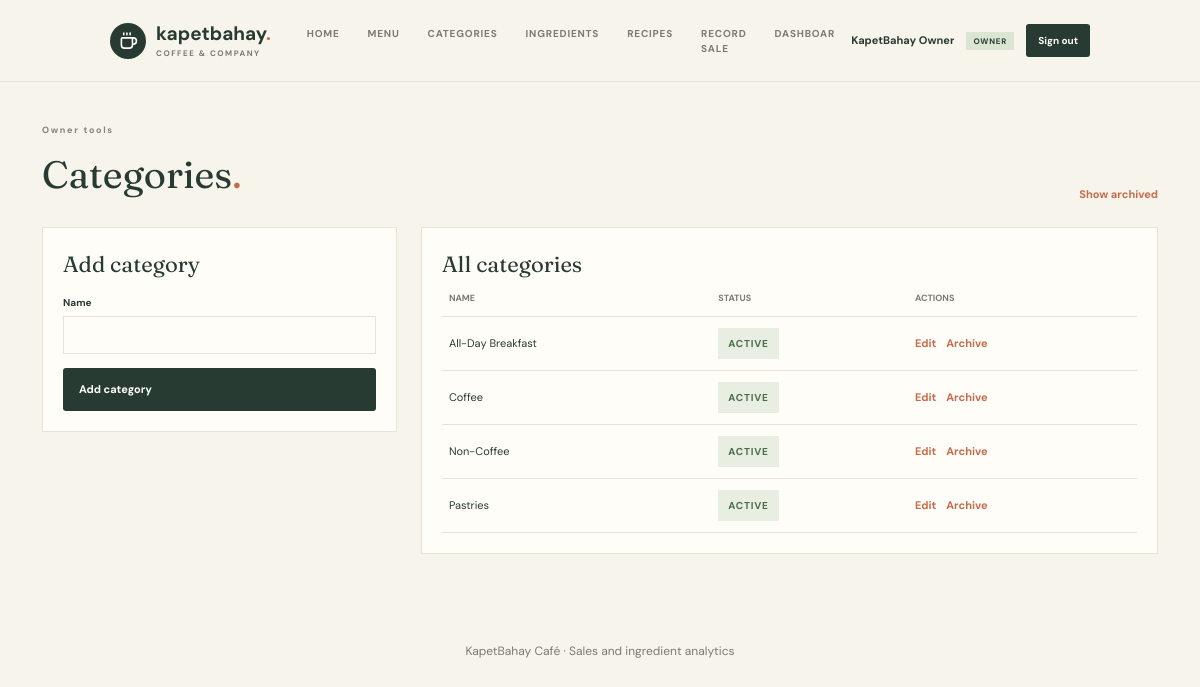
The page /owner/categories.php (signed in) on the database its author committed.
### tables this page shows
CREATE TABLE categories (
    id INT UNSIGNED AUTO_INCREMENT PRIMARY KEY,
    name VARCHAR(100) NOT NULL,
    is_archived TINYINT(1) NOT NULL DEFAULT 0,
    INDEX idx_categories_archived (is_archived)
);

### includes/helpers.php (called while the page is built, shortened)
<?php
function e(?string $value): string
{
    return htmlspecialchars((string) $value, ENT_QUOTES, 'UTF-8');
}

### owner/categories.php (the view, shortened to what this page needs)
<?php
require_once __DIR__ . '/../includes/auth.php';
$editing = null;
$archived = isset($_GET['archived']);
$rows = $pdo->query('SELECT * FROM categories ' . ($archived ? '' : 'WHERE is_archived = 0 ') . 'ORDER BY name')->fetchAll();
require __DIR__ . '/../includes/header.php';
?>
<main class="app-owner-page">
    <div class="app-page-heading">
        <div><p class="eyebrow">Owner tools</p><h1>Categories<span>.</span></h1></div>
        <a class="app-toggle-link" href="<?= e(BASE_URL) ?>/owner/categories.php<?= $archived ? '' : '?archived=1' ?>"><?= $archived ? 'Hide archived' : 'Show archived' ?></a>
    </div>
    <section class="app-admin-grid">
        <form method="post" class="app-form-card">
            <h2><?= $editing ? 'Edit category' : 'Add category' ?></h2>
            <label class="app-field">Name<input name="name" required maxlength="100" value="<?= e($editing['name'] ?? '') ?>"></label>
            <button class="primary-button" type="submit"><?= $editing ? 'Save changes' : 'Add category' ?></button>
        </form>
        <section class="app-list-card"><h2>All categories</h2><div class="app-table-wrap"><table class="app-table"><thead><tr><th>Name</th><th>Status</th><th>Actions</th></tr></thead><tbody><?php foreach ($rows as $row): ?><tr><td><?= e($row['name']) ?></td><td><span class="app-status-badge"><?= $row['is_archived'] ? 'Archived' : 'Active' ?></span></td><td><a class="app-table-link" href="?edit=<?= (int) $row['id'] ?>">Edit</a><form method="post" class="app-inline-form"><input type="hidden" name="csrf_token" value="<?= e(csrf_token()) ?>"><input type="hidden" name="id" value="<?= (int) $row['id'] ?>"><input type="hidden" name="action" value="<?= $row['is_archived'] ? 'restore' : 'archive' ?>"><button class="app-table-link" type="submit"><?= $row['is_archived'] ? 'Restore' : 'Archive' ?></button></form></td></tr><?php endforeach; ?></tbody></table></div></section>
    </section>
</main>
<?php require __DIR__ . '/../includes/footer.php'; ?>

### assets/css/owner.css (style rules this page uses)
:root { --cream:#f7f4ec;--paper:#fffdf8;--ink:#283b32;--muted:#797c70;--espresso:#563c2e;--terracotta:#c66c4d;--sage:#dce5d4;--line:#e8e3d8;--serif:'Fraunces',Georgia,serif;--sans:'DM Sans',sans-serif }
* { box-sizing:border-box }
html { scroll-behavior:smooth }
body { margin:0;background:var(--cream);color:var(--ink);font-family:var(--sans);-webkit-font-smoothing:antialiased }
button,input,select { font:inherit }
button { cursor:pointer }
.eyebrow { font-size:9px;letter-spacing:1.7px;font-weight:700;color:#828475;display:flex;align-items:center;gap:9px }
.primary-button { border:0;background:var(--ink);color:white;padding:13px 16px;border-radius:3px;display:flex;justify-content:space-between;align-items:center;gap:12px;font-size:11px;font-weight:700;transition:background .2s }

### assets/css/app.css (style rules this page uses)
.app-status-badge { background: #e8eee2; color: #4d6c4c; display: inline-flex; font-size: 10px; font-weight: 700; letter-spacing: .8px; padding: 8px 10px; text-transform: uppercase; }
.app-owner-page { margin: 0 auto; max-width: 1180px; padding: 42px 32px 64px; }
.app-page-heading { align-items: end; display: flex; justify-content: space-between; margin-bottom: 24px; }
.app-page-heading h1 { font-family: var(--serif); font-size: 38px; margin: 8px 0 0; }
.app-page-heading h1 span,.app-item-category { color: var(--terra, var(--terracotta, #bf684c)); }
.app-toggle-link,.app-cancel-link,.app-table-link { color: var(--terra, var(--terracotta, #bf684c)); font-size: 11px; font-weight: 700; text-decoration: none; }
.app-table-link { background:none;border:0;padding:0;cursor:pointer; }
.app-admin-grid { display: grid; grid-template-columns: minmax(260px, .65fr) minmax(0, 1.35fr); gap: 24px; align-items: start; }
.app-form-card,.app-list-card { background: var(--paper); border:1px solid var(--line); padding:20px; }
.app-form-card { display:grid; gap:14px; }
.app-form-card h2,.app-list-card h2 { font-family:var(--serif); font-size:22px; margin:0; }
.app-field { display:grid; gap:6px; font-size:10px; font-weight:700; }
.app-field input,.app-field select,.app-field textarea { border:1px solid var(--line); background:var(--paper); color:var(--ink); padding:10px; font-size:11px; }
.app-table-wrap { overflow-x:auto; }
.app-table { border-collapse:collapse; width:100%; font-size:11px; }
.app-table th,.app-table td { border-bottom:1px solid var(--line); padding:11px 7px; text-align:left; vertical-align:middle; }
.app-table th { color:var(--muted); font-size:9px; text-transform:uppercase; }
.app-inline-form { display:inline; margin-left:10px; }

### rows shown on the page
categories: name "All-Day Breakfast", is_archived "ACTIVE"
categories: name "Coffee", is_archived "ACTIVE"
categories: name "Non-Coffee", is_archived "ACTIVE"
categories: name "Pastries", is_archived "ACTIVE"

### other values the page prints
$item['label'] "HOME"
$item['label'] "MENU"
$item['label'] "CATEGORIES"
$item['label'] "INGREDIENTS"
$item['label'] "RECIPES"
$item['label'] "RECORD SALE"
$viewer['name'] "KapetBahay Owner"
$viewer['role'] "OWNER"
